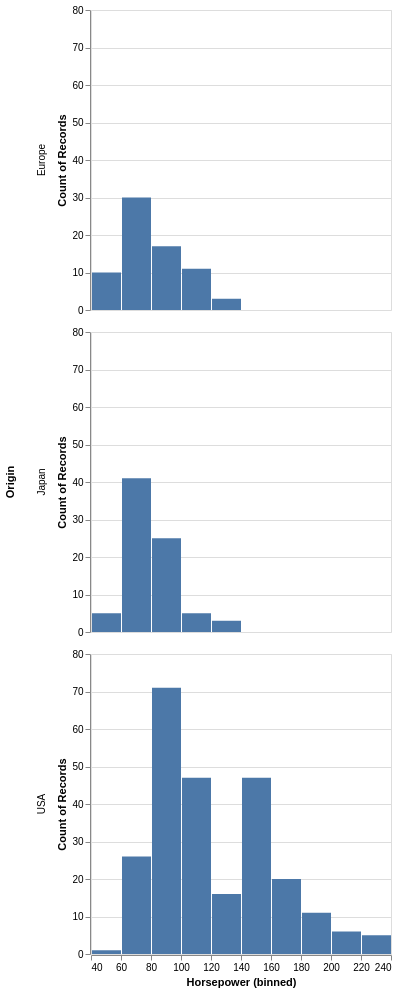

This figure's Vega-Lite source:
### Vega-Lite specification from a JSON file in a GitHub repository (floating-point values rounded to 4 significant figures; data arrays with more than 128 entries replaced by an {"elided": "..."} marker saying what was removed)
{"$schema": "https://vega.github.io/schema/vega-lite/v4.json", "data": {"values": {"elided": "406 records"}}, "mark": "bar", "encoding": {"x": {"bin": {"maxbins": 15}, "field": "Horsepower", "type": "quantitative"}, "y": {"aggregate": "count", "type": "quantitative"}, "row": {"field": "Origin"}}}
